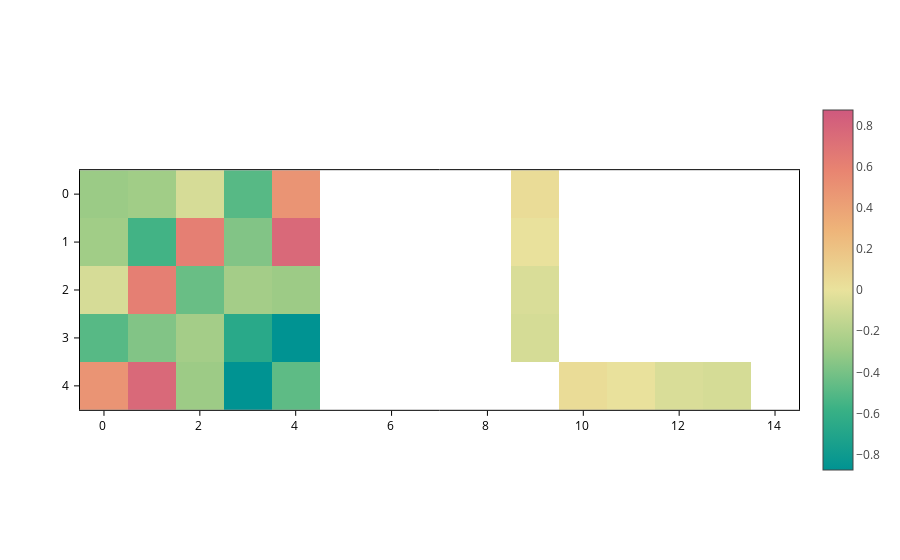

Here is the notebook cell this chart was saved with:
### Markdown cell above
If you want the text to go away, set the `text` input to `None`:

### Code cell
plot.update_inputs(text=None)

### Figure 1 — Plotly figure (JSON) as saved in the notebook; plotly's stock layout.template omitted (floating-point values rounded to 4 significant figures)
{"data": [{"coloraxis": "coloraxis", "meta": {}, "opacity": 1, "textfont": {"color": "blue", "family": "times", "size": 15}, "type": "heatmap", "z": [[-0.2951, -0.2725, -0.07175, -0.4943, 0.4849, NaN, NaN, NaN, NaN, 0.03932, NaN, NaN, NaN, NaN, NaN], [-0.2725, -0.5563, 0.6192, -0.3688, 0.7636, NaN, NaN, NaN, NaN, 0.003369, NaN, NaN, NaN, NaN, NaN], [-0.07175, 0.6192, -0.4405, -0.2607, -0.2865, NaN, NaN, NaN, NaN, -0.05946, NaN, NaN, NaN, NaN, NaN], [-0.4943, -0.3688, -0.2607, -0.6635, -0.8746, NaN, NaN, NaN, NaN, -0.0767, NaN, NaN, NaN, NaN, NaN], [0.4849, 0.7636, -0.2865, -0.8746, -0.4729, NaN, NaN, NaN, NaN, NaN, 0.03932, 0.003369, -0.05946, -0.0767, NaN]], "zsmooth": false}], "layout": {"coloraxis": {"cmid": 0, "colorscale": [[0.0, "rgb(0, 147, 146)"], [0.1667, "rgb(57, 177, 133)"], [0.3333, "rgb(156, 203, 134)"], [0.5, "rgb(233, 226, 156)"], [0.6667, "rgb(238, 180, 121)"], [0.8333, "rgb(232, 132, 113)"], [1.0, "rgb(207, 89, 126)"]], "showscale": true}, "scene": {"aspectmode": "data", "xaxis": {"range": [-0.5, 14.5]}, "yaxis": {"range": [4.5, -0.5]}}, "xaxis": {"constrain": "domain", "range": [-0.5, 14.5], "scaleanchor": "y", "scaleratio": 1}, "yaxis": {"constrain": "domain", "range": [4.5, -0.5]}}}
